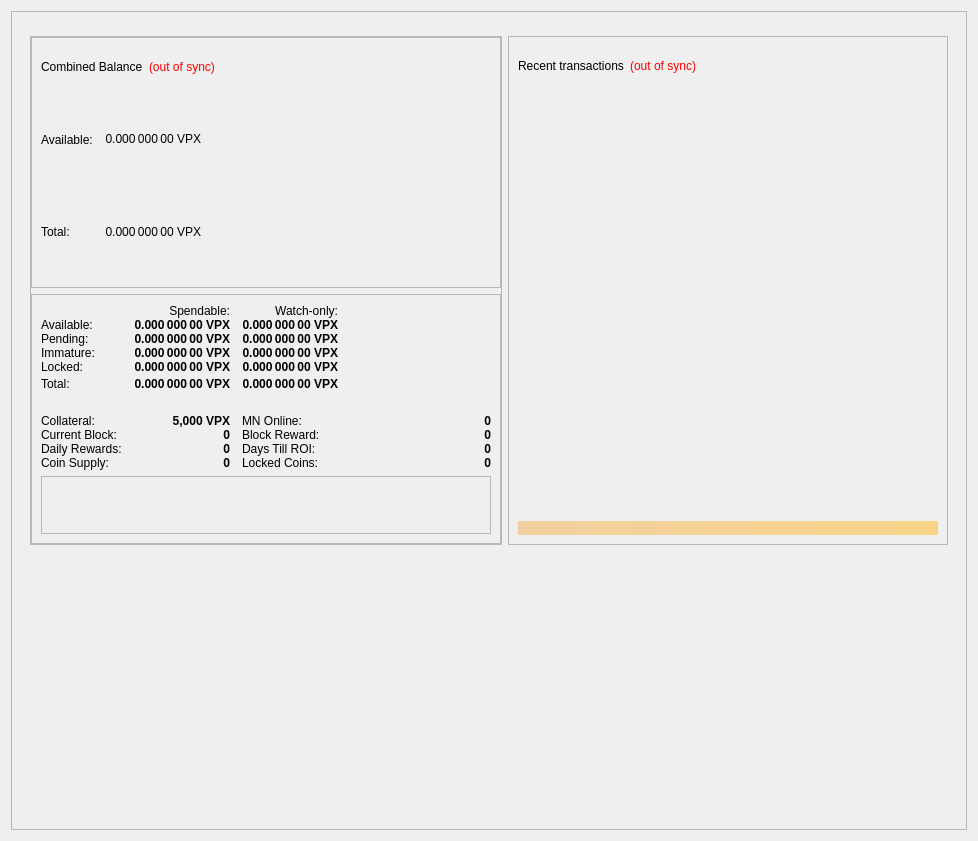
<?xml version="1.0" encoding="UTF-8"?>
<ui version="4.0">
 <class>OverviewPage</class>
 <widget class="QWidget" name="OverviewPage">
  <property name="geometry">
   <rect>
    <x>0</x>
    <y>0</y>
    <width>978</width>
    <height>841</height>
   </rect>
  </property>
  <property name="minimumSize">
   <size>
    <width>960</width>
    <height>682</height>
   </size>
  </property>
  <property name="windowTitle">
   <string>Form</string>
  </property>
  <layout class="QGridLayout" name="gridLayout_4">
   <item row="0" column="0">
    <widget class="QFrame" name="frame_BG">
     <property name="minimumSize">
      <size>
       <width>850</width>
       <height>610</height>
      </size>
     </property>
     <property name="maximumSize">
      <size>
       <width>16777215</width>
       <height>16777215</height>
      </size>
     </property>
     <property name="frameShape">
      <enum>QFrame::StyledPanel</enum>
     </property>
     <property name="frameShadow">
      <enum>QFrame::Raised</enum>
     </property>
     <layout class="QGridLayout" name="gridLayout_8">
      <item row="0" column="0">
       <widget class="QFrame" name="frame_Header">
        <layout class="QVBoxLayout" name="verticalLayout_Header">
         <property name="leftMargin">
          <number>0</number>
         </property>
         <property name="topMargin">
          <number>0</number>
         </property>
         <property name="rightMargin">
          <number>0</number>
         </property>
         <property name="bottomMargin">
          <number>0</number>
         </property>
        </layout>
       </widget>
      </item>
      <item row="1" column="0">
       <widget class="QFrame" name="frame_Content">
        <layout class="QGridLayout" name="gridLayout_2">
         <item row="0" column="0">
          <layout class="QVBoxLayout" name="verticalLayout_left" stretch="0">
           <item>
            <widget class="QFrame" name="frameObfuscation">
             <property name="minimumSize">
              <size>
               <width>0</width>
               <height>0</height>
              </size>
             </property>
             <property name="frameShape">
              <enum>QFrame::StyledPanel</enum>
             </property>
             <property name="frameShadow">
              <enum>QFrame::Raised</enum>
             </property>
             <layout class="QVBoxLayout" name="verticalLayout" stretch="0,0">
              <property name="leftMargin">
               <number>0</number>
              </property>
              <property name="topMargin">
               <number>0</number>
              </property>
              <property name="rightMargin">
               <number>0</number>
              </property>
              <property name="bottomMargin">
               <number>0</number>
              </property>
              <item>
               <widget class="QFrame" name="frame_CombinedBalances">
                <property name="minimumSize">
                 <size>
                  <width>470</width>
                  <height>0</height>
                 </size>
                </property>
                <property name="frameShape">
                 <enum>QFrame::StyledPanel</enum>
                </property>
                <property name="frameShadow">
                 <enum>QFrame::Raised</enum>
                </property>
                <layout class="QVBoxLayout" name="verticalLayout_5">
                 <property name="spacing">
                  <number>6</number>
                 </property>
                 <property name="sizeConstraint">
                  <enum>QLayout::SetNoConstraint</enum>
                 </property>
                 <item>
                  <layout class="QHBoxLayout" name="horizontalLayout_5" stretch="0,0,0">
                   <item>
                    <widget class="QLabel" name="label_5z">
                     <property name="minimumSize">
                      <size>
                       <width>0</width>
                       <height>20</height>
                      </size>
                     </property>
                     <property name="maximumSize">
                      <size>
                       <width>16777215</width>
                       <height>40</height>
                      </size>
                     </property>
                     <property name="font">
                      <font>
                       <weight>50</weight>
                       <bold>false</bold>
                      </font>
                     </property>
                     <property name="toolTip">
                      <string>Combined Balance (including unconfirmed and immature coins)</string>
                     </property>
                     <property name="text">
                      <string>Combined Balance</string>
                     </property>
                    </widget>
                   </item>
                   <item>
                    <widget class="QLabel" name="labelWalletStatus">
                     <property name="maximumSize">
                      <size>
                       <width>16777215</width>
                       <height>40</height>
                      </size>
                     </property>
                     <property name="cursor">
                      <cursorShape>WhatsThisCursor</cursorShape>
                     </property>
                     <property name="toolTip">
                      <string>The displayed information may be out of date. Your wallet automatically synchronizes with the Privix network after a connection is established, but this process has not completed yet.</string>
                     </property>
                     <property name="styleSheet">
                      <string notr="true">QLabel { color: red; }</string>
                     </property>
                     <property name="text">
                      <string notr="true">(out of sync)</string>
                     </property>
                     <property name="alignment">
                      <set>Qt::AlignLeading|Qt::AlignLeft|Qt::AlignVCenter</set>
                     </property>
                    </widget>
                   </item>
                   <item>
                    <spacer name="horizontalSpacer_1">
                     <property name="orientation">
                      <enum>Qt::Horizontal</enum>
                     </property>
                     <property name="sizeHint" stdset="0">
                      <size>
                       <width>40</width>
                       <height>20</height>
                      </size>
                     </property>
                    </spacer>
                   </item>
                  </layout>
                 </item>
                 <item>
                  <layout class="QGridLayout" name="gridLayout_3">
                   <property name="horizontalSpacing">
                    <number>12</number>
                   </property>
                   <property name="verticalSpacing">
                    <number>0</number>
                   </property>
                   <item row="1" column="0">
                    <widget class="QLabel" name="labelBalanceTextz">
                     <property name="text">
                      <string>Available:</string>
                     </property>
                    </widget>
                   </item>
                   <item row="1" column="1">
                    <widget class="QLabel" name="labelBalancez">
                     <property name="font">
                      <font>
                       <weight>50</weight>
                       <bold>false</bold>
                      </font>
                     </property>
                     <property name="cursor">
                      <cursorShape>IBeamCursor</cursorShape>
                     </property>
                     <property name="toolTip">
                      <string>Your current spendable balance</string>
                     </property>
                     <property name="text">
                      <string notr="true">0.000 000 00 VPX</string>
                     </property>
                     <property name="alignment">
                      <set>Qt::AlignRight|Qt::AlignTrailing|Qt::AlignVCenter</set>
                     </property>
                     <property name="textInteractionFlags">
                      <set>Qt::LinksAccessibleByMouse|Qt::TextSelectableByKeyboard|Qt::TextSelectableByMouse</set>
                     </property>
                    </widget>
                   </item>
                   <item row="2" column="0">
                    <widget class="QLabel" name="labelTotalTextz">
                     <property name="text">
                      <string>Total:</string>
                     </property>
                    </widget>
                   </item>
                   <item row="2" column="1">
                    <widget class="QLabel" name="labelTotalz">
                     <property name="font">
                      <font>
                       <weight>50</weight>
                       <bold>false</bold>
                      </font>
                     </property>
                     <property name="cursor">
                      <cursorShape>IBeamCursor</cursorShape>
                     </property>
                     <property name="toolTip">
                      <string>Total Balance, including all unavailable coins.</string>
                     </property>
                     <property name="text">
                      <string notr="true">0.000 000 00 VPX</string>
                     </property>
                     <property name="alignment">
                      <set>Qt::AlignRight|Qt::AlignTrailing|Qt::AlignVCenter</set>
                     </property>
                     <property name="textInteractionFlags">
                      <set>Qt::LinksAccessibleByMouse|Qt::TextSelectableByKeyboard|Qt::TextSelectableByMouse</set>
                     </property>
                    </widget>
                   </item>
                   <item row="2" column="3">
                    <spacer name="horizontalSpacer_2">
                     <property name="orientation">
                      <enum>Qt::Horizontal</enum>
                     </property>
                     <property name="sizeHint" stdset="0">
                      <size>
                       <width>40</width>
                       <height>0</height>
                      </size>
                     </property>
                    </spacer>
                   </item>
                  </layout>
                 </item>
                </layout>
               </widget>
              </item>
              <item>
               <widget class="QFrame" name="frame_Balances">
                <property name="frameShape">
                 <enum>QFrame::StyledPanel</enum>
                </property>
                <property name="frameShadow">
                 <enum>QFrame::Raised</enum>
                </property>
                <layout class="QVBoxLayout" name="verticalLayout_4">
                 <item>
                  <layout class="QGridLayout" name="gridLayout">
                   <property name="horizontalSpacing">
                    <number>12</number>
                   </property>
                   <property name="verticalSpacing">
                    <number>0</number>
                   </property>
                   <item row="5" column="3">
                    <spacer name="horizontalSpacer_9">
                     <property name="orientation">
                      <enum>Qt::Horizontal</enum>
                     </property>
                     <property name="sizeHint" stdset="0">
                      <size>
                       <width>40</width>
                       <height>20</height>
                      </size>
                     </property>
                    </spacer>
                   </item>
                   <item row="5" column="1">
                    <widget class="QLabel" name="labelTotal">
                     <property name="font">
                      <font>
                       <weight>75</weight>
                       <bold>true</bold>
                      </font>
                     </property>
                     <property name="cursor">
                      <cursorShape>IBeamCursor</cursorShape>
                     </property>
                     <property name="toolTip">
                      <string>Your current Privix balance, unconfirmed and immature transactions included</string>
                     </property>
                     <property name="text">
                      <string notr="true">0.000 000 00 VPX</string>
                     </property>
                     <property name="alignment">
                      <set>Qt::AlignRight|Qt::AlignTrailing|Qt::AlignVCenter</set>
                     </property>
                     <property name="textInteractionFlags">
                      <set>Qt::LinksAccessibleByMouse|Qt::TextSelectableByKeyboard|Qt::TextSelectableByMouse</set>
                     </property>
                    </widget>
                   </item>
                   <item row="0" column="1">
                    <widget class="QLabel" name="labelSpendable">
                     <property name="text">
                      <string>Spendable:</string>
                     </property>
                     <property name="alignment">
                      <set>Qt::AlignRight|Qt::AlignTrailing|Qt::AlignVCenter</set>
                     </property>
                    </widget>
                   </item>
                   <item row="5" column="2">
                    <widget class="QLabel" name="labelWatchTotal">
                     <property name="font">
                      <font>
                       <weight>75</weight>
                       <bold>true</bold>
                      </font>
                     </property>
                     <property name="cursor">
                      <cursorShape>IBeamCursor</cursorShape>
                     </property>
                     <property name="toolTip">
                      <string>Current total balance in watch-only addresses</string>
                     </property>
                     <property name="text">
                      <string notr="true">0.000 000 00 VPX</string>
                     </property>
                     <property name="alignment">
                      <set>Qt::AlignRight|Qt::AlignTrailing|Qt::AlignVCenter</set>
                     </property>
                     <property name="textInteractionFlags">
                      <set>Qt::LinksAccessibleByMouse|Qt::TextSelectableByKeyboard|Qt::TextSelectableByMouse</set>
                     </property>
                    </widget>
                   </item>
                   <item row="3" column="0">
                    <widget class="QLabel" name="labelImmatureText">
                     <property name="text">
                      <string>Immature:</string>
                     </property>
                    </widget>
                   </item>
                   <item row="1" column="0">
                    <widget class="QLabel" name="labelBalanceText">
                     <property name="text">
                      <string>Available:</string>
                     </property>
                    </widget>
                   </item>
                   <item row="5" column="0">
                    <widget class="QLabel" name="labelTotalText">
                     <property name="toolTip">
                      <string>Your current Privix balance, unconfirmed and immature transactions included</string>
                     </property>
                     <property name="text">
                      <string>Total:</string>
                     </property>
                    </widget>
                   </item>
                   <item row="4" column="0">
                    <widget class="QLabel" name="labelLockedBalanceText">
                     <property name="toolTip">
                      <string>Locked VPX or Masternode collaterals. These are excluded from zVPX minting.</string>
                     </property>
                     <property name="text">
                      <string>Locked:</string>
                     </property>
                    </widget>
                   </item>
                   <item row="1" column="2">
                    <widget class="QLabel" name="labelWatchAvailable">
                     <property name="font">
                      <font>
                       <weight>75</weight>
                       <bold>true</bold>
                      </font>
                     </property>
                     <property name="cursor">
                      <cursorShape>IBeamCursor</cursorShape>
                     </property>
                     <property name="toolTip">
                      <string>Your current balance in watch-only addresses</string>
                     </property>
                     <property name="text">
                      <string notr="true">0.000 000 00 VPX</string>
                     </property>
                     <property name="alignment">
                      <set>Qt::AlignRight|Qt::AlignTrailing|Qt::AlignVCenter</set>
                     </property>
                     <property name="textInteractionFlags">
                      <set>Qt::LinksAccessibleByMouse|Qt::TextSelectableByKeyboard|Qt::TextSelectableByMouse</set>
                     </property>
                    </widget>
                   </item>
                   <item row="3" column="2">
                    <widget class="QLabel" name="labelWatchImmature">
                     <property name="font">
                      <font>
                       <weight>75</weight>
                       <bold>true</bold>
                      </font>
                     </property>
                     <property name="cursor">
                      <cursorShape>IBeamCursor</cursorShape>
                     </property>
                     <property name="toolTip">
                      <string>Staked or masternode rewards in watch-only addresses that has not yet matured</string>
                     </property>
                     <property name="text">
                      <string notr="true">0.000 000 00 VPX</string>
                     </property>
                     <property name="alignment">
                      <set>Qt::AlignRight|Qt::AlignTrailing|Qt::AlignVCenter</set>
                     </property>
                     <property name="textInteractionFlags">
                      <set>Qt::LinksAccessibleByMouse|Qt::TextSelectableByKeyboard|Qt::TextSelectableByMouse</set>
                     </property>
                    </widget>
                   </item>
                   <item row="4" column="1">
                    <widget class="QLabel" name="labelLockedBalance">
                     <property name="font">
                      <font>
                       <weight>75</weight>
                       <bold>true</bold>
                      </font>
                     </property>
                     <property name="cursor">
                      <cursorShape>IBeamCursor</cursorShape>
                     </property>
                     <property name="toolTip">
                      <string>Locked VPX or Masternode collaterals. These are excluded from zVPX minting.</string>
                     </property>
                     <property name="text">
                      <string notr="true">0.000 000 00 VPX</string>
                     </property>
                     <property name="alignment">
                      <set>Qt::AlignRight|Qt::AlignTrailing|Qt::AlignVCenter</set>
                     </property>
                     <property name="textInteractionFlags">
                      <set>Qt::LinksAccessibleByMouse|Qt::TextSelectableByKeyboard|Qt::TextSelectableByMouse</set>
                     </property>
                    </widget>
                   </item>
                   <item row="4" column="2">
                    <widget class="QLabel" name="labelWatchLocked">
                     <property name="font">
                      <font>
                       <weight>75</weight>
                       <bold>true</bold>
                      </font>
                     </property>
                     <property name="cursor">
                      <cursorShape>IBeamCursor</cursorShape>
                     </property>
                     <property name="toolTip">
                      <string>Current locked balance in watch-only addresses</string>
                     </property>
                     <property name="text">
                      <string notr="true">0.000 000 00 VPX</string>
                     </property>
                     <property name="alignment">
                      <set>Qt::AlignRight|Qt::AlignTrailing|Qt::AlignVCenter</set>
                     </property>
                     <property name="textInteractionFlags">
                      <set>Qt::LinksAccessibleByMouse|Qt::TextSelectableByKeyboard|Qt::TextSelectableByMouse</set>
                     </property>
                    </widget>
                   </item>
                   <item row="2" column="0">
                    <widget class="QLabel" name="labelPendingText">
                     <property name="text">
                      <string>Pending:</string>
                     </property>
                    </widget>
                   </item>
                   <item row="1" column="1">
                    <widget class="QLabel" name="labelBalance">
                     <property name="font">
                      <font>
                       <weight>75</weight>
                       <bold>true</bold>
                      </font>
                     </property>
                     <property name="cursor">
                      <cursorShape>IBeamCursor</cursorShape>
                     </property>
                     <property name="toolTip">
                      <string>Your current spendable balance</string>
                     </property>
                     <property name="text">
                      <string notr="true">0.000 000 00 VPX</string>
                     </property>
                     <property name="alignment">
                      <set>Qt::AlignRight|Qt::AlignTrailing|Qt::AlignVCenter</set>
                     </property>
                     <property name="textInteractionFlags">
                      <set>Qt::LinksAccessibleByMouse|Qt::TextSelectableByKeyboard|Qt::TextSelectableByMouse</set>
                     </property>
                    </widget>
                   </item>
                   <item row="2" column="1">
                    <widget class="QLabel" name="labelUnconfirmed">
                     <property name="font">
                      <font>
                       <weight>75</weight>
                       <bold>true</bold>
                      </font>
                     </property>
                     <property name="cursor">
                      <cursorShape>IBeamCursor</cursorShape>
                     </property>
                     <property name="toolTip">
                      <string>Total of transactions that have yet to be confirmed, and do not yet count toward the spendable balance</string>
                     </property>
                     <property name="text">
                      <string notr="true">0.000 000 00 VPX</string>
                     </property>
                     <property name="alignment">
                      <set>Qt::AlignRight|Qt::AlignTrailing|Qt::AlignVCenter</set>
                     </property>
                     <property name="textInteractionFlags">
                      <set>Qt::LinksAccessibleByMouse|Qt::TextSelectableByKeyboard|Qt::TextSelectableByMouse</set>
                     </property>
                    </widget>
                   </item>
                   <item row="2" column="2">
                    <widget class="QLabel" name="labelWatchPending">
                     <property name="font">
                      <font>
                       <weight>75</weight>
                       <bold>true</bold>
                      </font>
                     </property>
                     <property name="cursor">
                      <cursorShape>IBeamCursor</cursorShape>
                     </property>
                     <property name="toolTip">
                      <string>Unconfirmed transactions to watch-only addresses</string>
                     </property>
                     <property name="text">
                      <string notr="true">0.000 000 00 VPX</string>
                     </property>
                     <property name="alignment">
                      <set>Qt::AlignRight|Qt::AlignTrailing|Qt::AlignVCenter</set>
                     </property>
                     <property name="textInteractionFlags">
                      <set>Qt::LinksAccessibleByMouse|Qt::TextSelectableByKeyboard|Qt::TextSelectableByMouse</set>
                     </property>
                    </widget>
                   </item>
                   <item row="0" column="2">
                    <widget class="QLabel" name="labelWatchonly">
                     <property name="text">
                      <string>Watch-only:</string>
                     </property>
                     <property name="alignment">
                      <set>Qt::AlignRight|Qt::AlignTrailing|Qt::AlignVCenter</set>
                     </property>
                    </widget>
                   </item>
                   <item row="10" column="3">
                    <widget class="QLabel" name="roi_2">
                     <property name="font">
                      <font>
                       <weight>75</weight>
                       <bold>true</bold>
                      </font>
                     </property>
                     <property name="cursor">
                      <cursorShape>IBeamCursor</cursorShape>
                     </property>
                     <property name="toolTip">
                      <string>Days to get Return on Investment</string>
                     </property>
                     <property name="text">
                      <string notr="true">0</string>
                     </property>
                     <property name="alignment">
                      <set>Qt::AlignRight|Qt::AlignTrailing|Qt::AlignVCenter</set>
                     </property>
                     <property name="textInteractionFlags">
                      <set>Qt::LinksAccessibleByMouse|Qt::TextSelectableByKeyboard|Qt::TextSelectableByMouse</set>
                     </property>
                    </widget>
                   </item>
                   <item row="10" column="1">
                    <widget class="QLabel" name="roi_1">
                     <property name="font">
                      <font>
                       <weight>75</weight>
                       <bold>true</bold>
                      </font>
                     </property>
                     <property name="cursor">
                      <cursorShape>IBeamCursor</cursorShape>
                     </property>
                     <property name="toolTip">
                      <string>Daily Rewards for current Collateral</string>
                     </property>
                     <property name="text">
                      <string notr="true">0</string>
                     </property>
                     <property name="alignment">
                      <set>Qt::AlignRight|Qt::AlignTrailing|Qt::AlignVCenter</set>
                     </property>
                     <property name="textInteractionFlags">
                      <set>Qt::LinksAccessibleByMouse|Qt::TextSelectableByKeyboard|Qt::TextSelectableByMouse</set>
                     </property>
                    </widget>
                   </item>
                   <item row="3" column="1">
                    <widget class="QLabel" name="labelImmature">
                     <property name="font">
                      <font>
                       <weight>75</weight>
                       <bold>true</bold>
                      </font>
                     </property>
                     <property name="cursor">
                      <cursorShape>IBeamCursor</cursorShape>
                     </property>
                     <property name="toolTip">
                      <string>Staked or masternode rewards that has not yet matured</string>
                     </property>
                     <property name="text">
                      <string notr="true">0.000 000 00 VPX</string>
                     </property>
                     <property name="alignment">
                      <set>Qt::AlignRight|Qt::AlignTrailing|Qt::AlignVCenter</set>
                     </property>
                     <property name="textInteractionFlags">
                      <set>Qt::LinksAccessibleByMouse|Qt::TextSelectableByKeyboard|Qt::TextSelectableByMouse</set>
                     </property>
                    </widget>
                   </item>
                   <item row="10" column="0">
                    <widget class="QLabel" name="label_Daily_Rewards">
                     <property name="text">
                      <string>Daily Rewards:</string>
                     </property>
                    </widget>
                   </item>
                   <item row="7" column="2">
                    <widget class="QLabel" name="label_MN_Online">
                     <property name="text">
                      <string>MN Online:</string>
                     </property>
                    </widget>
                   </item>
                   <item row="7" column="0">
                    <widget class="QLabel" name="label_Needed_Collat">
                     <property name="text">
                      <string>Collateral:</string>
                     </property>
                    </widget>
                   </item>
                   <item row="10" column="2">
                    <widget class="QLabel" name="label_Days_ROI">
                     <property name="text">
                      <string>Days Till ROI:</string>
                     </property>
                    </widget>
                   </item>
                   <item row="7" column="1">
                    <widget class="QLabel" name="label_lcolat">
                     <property name="font">
                      <font>
                       <weight>75</weight>
                       <bold>true</bold>
                      </font>
                     </property>
                     <property name="cursor">
                      <cursorShape>IBeamCursor</cursorShape>
                     </property>
                     <property name="toolTip">
                      <string>Current collateral</string>
                     </property>
                     <property name="text">
                      <string notr="true">5,000 VPX</string>
                     </property>
                     <property name="alignment">
                      <set>Qt::AlignRight|Qt::AlignTrailing|Qt::AlignVCenter</set>
                     </property>
                     <property name="textInteractionFlags">
                      <set>Qt::LinksAccessibleByMouse|Qt::TextSelectableByKeyboard|Qt::TextSelectableByMouse</set>
                     </property>
                    </widget>
                   </item>
                   <item row="9" column="1">
                    <widget class="QLabel" name="label_CurrentBlock_value">
                     <property name="font">
                      <font>
                       <weight>75</weight>
                       <bold>true</bold>
                      </font>
                     </property>
                     <property name="cursor">
                      <cursorShape>IBeamCursor</cursorShape>
                     </property>
                     <property name="toolTip">
                      <string>Current Block Height</string>
                     </property>
                     <property name="text">
                      <string notr="true">0</string>
                     </property>
                     <property name="alignment">
                      <set>Qt::AlignRight|Qt::AlignTrailing|Qt::AlignVCenter</set>
                     </property>
                     <property name="textInteractionFlags">
                      <set>Qt::LinksAccessibleByMouse|Qt::TextSelectableByKeyboard|Qt::TextSelectableByMouse</set>
                     </property>
                    </widget>
                   </item>
                   <item row="9" column="0">
                    <widget class="QLabel" name="label_CurrentBlock">
                     <property name="text">
                      <string>Current Block:</string>
                     </property>
                    </widget>
                   </item>
                   <item row="7" column="3">
                    <widget class="QLabel" name="labelMnTotal_Value">
                     <property name="font">
                      <font>
                       <weight>75</weight>
                       <bold>true</bold>
                      </font>
                     </property>
                     <property name="cursor">
                      <cursorShape>IBeamCursor</cursorShape>
                     </property>
                     <property name="toolTip">
                      <string>Total number of Masternodes Online</string>
                     </property>
                     <property name="text">
                      <string notr="true">0</string>
                     </property>
                     <property name="alignment">
                      <set>Qt::AlignRight|Qt::AlignTrailing|Qt::AlignVCenter</set>
                     </property>
                     <property name="textInteractionFlags">
                      <set>Qt::LinksAccessibleByMouse|Qt::TextSelectableByKeyboard|Qt::TextSelectableByMouse</set>
                     </property>
                    </widget>
                   </item>
                   <item row="9" column="2">
                    <widget class="QLabel" name="label_CurrentBlockReward">
                     <property name="text">
                      <string>Block Reward:</string>
                     </property>
                    </widget>
                   </item>
                   <item row="13" column="1">
                    <widget class="QLabel" name="label_Supply_value">
                     <property name="font">
                      <font>
                       <weight>75</weight>
                       <bold>true</bold>
                      </font>
                     </property>
                     <property name="cursor">
                      <cursorShape>IBeamCursor</cursorShape>
                     </property>
                     <property name="toolTip">
                      <string>Current Coin Supply</string>
                     </property>
                     <property name="text">
                      <string notr="true">0</string>
                     </property>
                     <property name="alignment">
                      <set>Qt::AlignRight|Qt::AlignTrailing|Qt::AlignVCenter</set>
                     </property>
                     <property name="textInteractionFlags">
                      <set>Qt::LinksAccessibleByMouse|Qt::TextSelectableByKeyboard|Qt::TextSelectableByMouse</set>
                     </property>
                    </widget>
                   </item>
                   <item row="9" column="3">
                    <widget class="QLabel" name="label_CurrentBlockReward_value">
                     <property name="font">
                      <font>
                       <weight>75</weight>
                       <bold>true</bold>
                      </font>
                     </property>
                     <property name="cursor">
                      <cursorShape>IBeamCursor</cursorShape>
                     </property>
                     <property name="toolTip">
                      <string>Current Block Reward</string>
                     </property>
                     <property name="text">
                      <string notr="true">0</string>
                     </property>
                     <property name="alignment">
                      <set>Qt::AlignRight|Qt::AlignTrailing|Qt::AlignVCenter</set>
                     </property>
                     <property name="textInteractionFlags">
                      <set>Qt::LinksAccessibleByMouse|Qt::TextSelectableByKeyboard|Qt::TextSelectableByMouse</set>
                     </property>
                    </widget>
                   </item>
                   <item row="13" column="2">
                    <widget class="QLabel" name="label_LockedCoin">
                     <property name="text">
                      <string>Locked Coins:</string>
                     </property>
                    </widget>
                   </item>
                   <item row="13" column="3">
                    <widget class="QLabel" name="label_LockedCoin_value">
                     <property name="font">
                      <font>
                       <weight>75</weight>
                       <bold>true</bold>
                      </font>
                     </property>
                     <property name="cursor">
                      <cursorShape>IBeamCursor</cursorShape>
                     </property>
                     <property name="toolTip">
                      <string>Total Amount of coins locked</string>
                     </property>
                     <property name="text">
                      <string notr="true">0</string>
                     </property>
                     <property name="alignment">
                      <set>Qt::AlignRight|Qt::AlignTrailing|Qt::AlignVCenter</set>
                     </property>
                     <property name="textInteractionFlags">
                      <set>Qt::LinksAccessibleByMouse|Qt::TextSelectableByKeyboard|Qt::TextSelectableByMouse</set>
                     </property>
                    </widget>
                   </item>
                   <item row="13" column="0">
                    <widget class="QLabel" name="label_Supply">
                     <property name="text">
                      <string>Coin Supply:</string>
                     </property>
                    </widget>
                   </item>
                   <item row="6" column="0" colspan="4">
                    <spacer name="horizontalSpacer_3">
                     <property name="orientation">
                      <enum>Qt::Horizontal</enum>
                     </property>
                     <property name="sizeHint" stdset="0">
                      <size>
                       <width>40</width>
                       <height>20</height>
                      </size>
                     </property>
                    </spacer>
                   </item>
                  </layout>
                 </item>
                 <item>
                  <widget class="QFrame" name="frameObfuscation_2">
                   <property name="minimumSize">
                    <size>
                     <width>0</width>
                     <height>0</height>
                    </size>
                   </property>
                   <property name="frameShape">
                    <enum>QFrame::StyledPanel</enum>
                   </property>
                   <property name="frameShadow">
                    <enum>QFrame::Raised</enum>
                   </property>
                  </widget>
                 </item>
                </layout>
               </widget>
              </item>
             </layout>
            </widget>
           </item>
          </layout>
         </item>
         <item row="0" column="1">
          <layout class="QVBoxLayout" name="verticalLayout_right" stretch="1">
           <item>
            <widget class="QFrame" name="frame_RecentTransactions">
             <property name="minimumSize">
              <size>
               <width>0</width>
               <height>0</height>
              </size>
             </property>
             <property name="maximumSize">
              <size>
               <width>550</width>
               <height>16777215</height>
              </size>
             </property>
             <property name="frameShape">
              <enum>QFrame::StyledPanel</enum>
             </property>
             <property name="frameShadow">
              <enum>QFrame::Raised</enum>
             </property>
             <layout class="QVBoxLayout" name="verticalLayout_1" stretch="0,0,0">
              <item>
               <layout class="QHBoxLayout" name="horizontalLayout_2">
                <item>
                 <widget class="QLabel" name="label_4">
                  <property name="minimumSize">
                   <size>
                    <width>0</width>
                    <height>40</height>
                   </size>
                  </property>
                  <property name="font">
                   <font>
                    <weight>50</weight>
                    <bold>false</bold>
                   </font>
                  </property>
                  <property name="text">
                   <string>Recent transactions</string>
                  </property>
                 </widget>
                </item>
                <item>
                 <widget class="QLabel" name="labelTransactionsStatus">
                  <property name="cursor">
                   <cursorShape>WhatsThisCursor</cursorShape>
                  </property>
                  <property name="toolTip">
                   <string>The displayed information may be out of date. Your wallet automatically synchronizes with the Privix network after a connection is established, but this process has not completed yet.</string>
                  </property>
                  <property name="styleSheet">
                   <string notr="true">QLabel { color: red; }</string>
                  </property>
                  <property name="text">
                   <string notr="true">(out of sync)</string>
                  </property>
                  <property name="alignment">
                   <set>Qt::AlignRight|Qt::AlignTrailing|Qt::AlignVCenter</set>
                  </property>
                 </widget>
                </item>
                <item>
                 <spacer name="horizontalSpacer">
                  <property name="orientation">
                   <enum>Qt::Horizontal</enum>
                  </property>
                  <property name="sizeHint" stdset="0">
                   <size>
                    <width>40</width>
                    <height>20</height>
                   </size>
                  </property>
                 </spacer>
                </item>
               </layout>
              </item>
              <item>
               <widget class="QListView" name="listTransactions">
                <property name="minimumSize">
                 <size>
                  <width>0</width>
                  <height>0</height>
                 </size>
                </property>
                <property name="styleSheet">
                 <string notr="true">QListView { background: transparent; }</string>
                </property>
                <property name="frameShape">
                 <enum>QFrame::NoFrame</enum>
                </property>
                <property name="verticalScrollBarPolicy">
                 <enum>Qt::ScrollBarAlwaysOff</enum>
                </property>
                <property name="horizontalScrollBarPolicy">
                 <enum>Qt::ScrollBarAlwaysOff</enum>
                </property>
                <property name="selectionMode">
                 <enum>QAbstractItemView::NoSelection</enum>
                </property>
               </widget>
              </item>
              <item>
               <widget class="QLabel" name="labelAlerts">
                <property name="maximumSize">
                 <size>
                  <width>16777215</width>
                  <height>16777215</height>
                 </size>
                </property>
                <property name="styleSheet">
                 <string notr="true">background-color: qlineargradient(x1: 0, y1: 0, x2: 1, y2: 0, stop:0 #F0D0A0, stop:1 #F8D488); color:#000000;</string>
                </property>
                <property name="text">
                 <string/>
                </property>
                <property name="wordWrap">
                 <bool>true</bool>
                </property>
                <property name="margin">
                 <number>3</number>
                </property>
               </widget>
              </item>
             </layout>
            </widget>
           </item>
          </layout>
         </item>
        </layout>
       </widget>
      </item>
      <item row="2" column="0">
       <widget class="QLabel" name="exchangeFrame">
        <property name="minimumSize">
         <size>
          <width>0</width>
          <height>260</height>
         </size>
        </property>
        <property name="maximumSize">
         <size>
          <width>16777215</width>
          <height>260</height>
         </size>
        </property>
        <property name="text">
         <string/>
        </property>
        <property name="alignment">
         <set>Qt::AlignRight|Qt::AlignTrailing|Qt::AlignVCenter</set>
        </property>
       </widget>
      </item>
     </layout>
    </widget>
   </item>
  </layout>
 </widget>
 <resources/>
 <connections/>
</ui>
